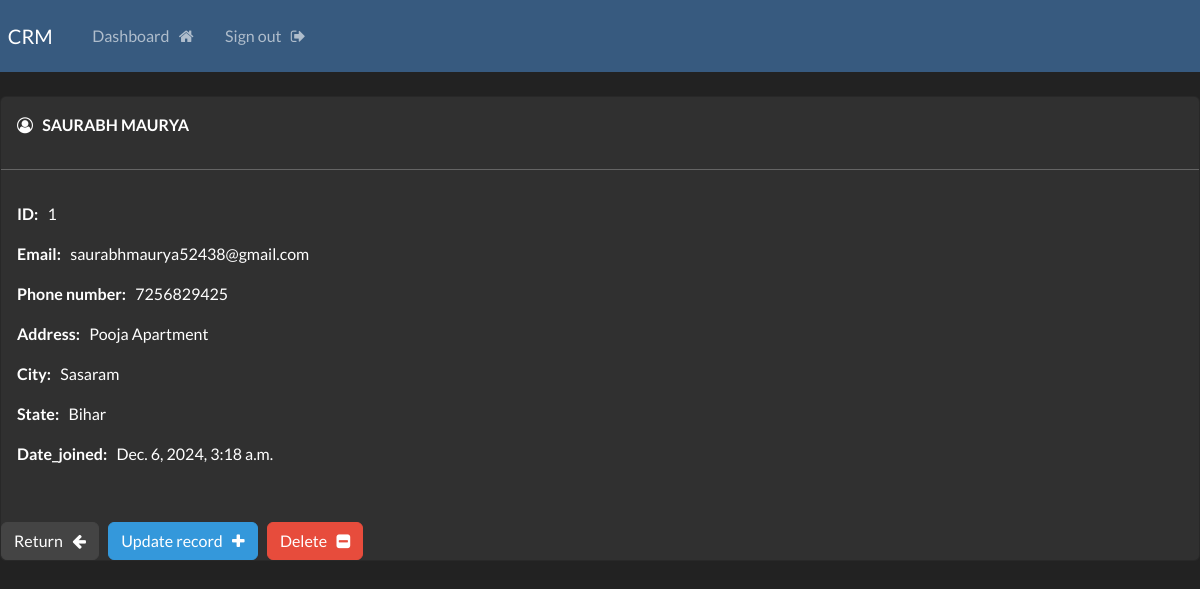
/crm/record/1 (signed in), run on the app's committed database.
### crm/models.py (models this page shows, shortened)
class Record(models.Model):
    creation_date = models.DateTimeField(auto_now_add=True)
    first_name = models.CharField(max_length=100)
    last_name = models.CharField(max_length=100)
    email = models.CharField(max_length=200)
    phone = models.CharField(max_length=20)
    address = models.CharField(max_length=200)
    city = models.CharField(max_length=300)
    state = models.CharField(max_length=100)

### crm/views.py (the view)
# urls.py: path('record/<int:pk>', views.view_record, name='record'),
@login_required(login_url='my-login')
def view_record(request, pk):
    all_records = Record.objects.get(id=pk)
    context = {'record': all_records}
    return render(request, 'crm/view-record.html', context=context)

### crm/templates/crm/view-record.html (shortened to what this page needs)
{% extends 'crm/layout.html' %}
{% block content %}
  <div class='card'>
    <div class='card-body'>
      <i class='fa fa-user-circle-o' aria-hidden='true'></i>  &nbsp;
      <strong>
        {{record.first_name|upper}}
        {{record.last_name|upper}}
      </strong>
    </div>
    <hr>
    <div class='card-body'>
      <p> <strong> ID: &nbsp;</strong> {{record.id}} </p>
      <p> <strong> Email: &nbsp;</strong> {{record.email}} </p>
      <p> <strong> Phone number: &nbsp;</strong> {{record.phone}} </p>
      <p> <strong> Address: &nbsp;</strong> {{record.address}} </p>
      <p> <strong> City: &nbsp;</strong> {{record.city}} </p>
      <p> <strong> State: &nbsp;</strong> {{record.state}} </p>
      <p> <strong> Date_joined: &nbsp;</strong> {{record.creation_date}} </p>
    </div>
    <br>
    <div>
      <a href="{% url 'dashboard' %}" class='btn btn-secondary'>Return &nbsp; <i class='fa fa-arrow-left' aria-hidden='true' ></i> </a>
      <a href="{% url 'update-record' record.id %}" class='btn btn-info'>Update record &nbsp; <i class='fa fa-plus' aria-hidden='true'></i> </a>
      <a href="{% url 'delete-record' record.id %}" class='btn btn-danger'>Delete &nbsp; <i class='fa fa-minus-square' aria-hidden='true'></i></a>
    </div>
  </div>
{% endblock %}

### data on the page
Record: first_name "SAURABH", last_name "MAURYA", id "1", email "saurabhmaurya52438@gmail.com", phone "7256829425", address "Pooja Apartment", city "Sasaram", state "Bihar", creation_date "Dec. 6, 2024, 3:18 a.m."
